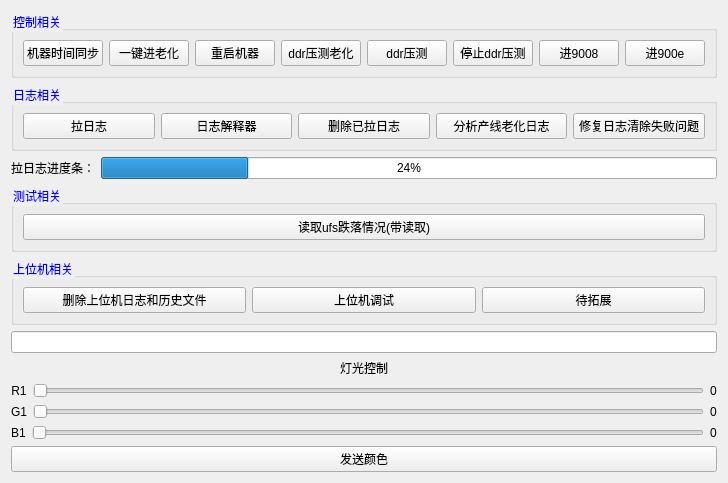
       <widget class="QWidget" name="tab_6">
        <attribute name="title">
         <string>🤖adb控制</string>
        </attribute>
        <layout class="QGridLayout" name="gridLayout_12">
         <item row="0" column="0">
          <widget class="QGroupBox" name="groupBox_adb_control">
           <property name="styleSheet">
            <string notr="true">QGroupBox::title { font-weight: bold; color:blue;}</string>
           </property>
           <property name="title">
            <string>控制相关</string>
           </property>
           <layout class="QHBoxLayout" name="horizontalLayout_3">
            <item>
             <widget class="QPushButton" name="pushButton_6">
              <property name="sizePolicy">
               <sizepolicy hsizetype="Minimum" vsizetype="Fixed">
                <horstretch>0</horstretch>
                <verstretch>0</verstretch>
               </sizepolicy>
              </property>
              <property name="text">
               <string>机器时间同步</string>
              </property>
             </widget>
            </item>
            <item>
             <widget class="QPushButton" name="pushButton_4">
              <property name="sizePolicy">
               <sizepolicy hsizetype="Minimum" vsizetype="Fixed">
                <horstretch>0</horstretch>
                <verstretch>0</verstretch>
               </sizepolicy>
              </property>
              <property name="text">
               <string>一键进老化</string>
              </property>
             </widget>
            </item>
            <item>
             <widget class="QPushButton" name="pushButton_15">
              <property name="text">
               <string>重启机器</string>
              </property>
             </widget>
            </item>
            <item>
             <widget class="QPushButton" name="pushButton_11">
              <property name="text">
               <string>ddr压测老化</string>
              </property>
             </widget>
            </item>
            <item>
             <widget class="QPushButton" name="pushButton_10">
              <property name="text">
               <string>ddr压测</string>
              </property>
             </widget>
            </item>
            <item>
             <widget class="QPushButton" name="pushButton_12">
              <property name="text">
               <string>停止ddr压测</string>
              </property>
             </widget>
            </item>
            <item>
             <widget class="QPushButton" name="pushButton_22">
              <property name="text">
               <string>进9008</string>
              </property>
             </widget>
            </item>
            <item>
             <widget class="QPushButton" name="pushButton_66">
              <property name="text">
               <string>进900e</string>
              </property>
             </widget>
            </item>
           </layout>
          </widget>
         </item>
         <item row="1" column="0">
          <widget class="QGroupBox" name="groupBox_adb_log">
           <property name="sizePolicy">
            <sizepolicy hsizetype="Minimum" vsizetype="Preferred">
             <horstretch>0</horstretch>
             <verstretch>0</verstretch>
            </sizepolicy>
           </property>
           <property name="styleSheet">
            <string notr="true">QGroupBox::title { font-weight: bold; color:blue;}</string>
           </property>
           <property name="title">
            <string>日志相关</string>
           </property>
           <layout class="QHBoxLayout" name="horizontalLayout_2">
            <item>
             <widget class="QPushButton" name="pushButton">
              <property name="sizePolicy">
               <sizepolicy hsizetype="Minimum" vsizetype="Fixed">
                <horstretch>0</horstretch>
                <verstretch>0</verstretch>
               </sizepolicy>
              </property>
              <property name="text">
               <string>拉日志</string>
              </property>
             </widget>
            </item>
            <item>
             <widget class="QPushButton" name="pushButton_5">
              <property name="sizePolicy">
               <sizepolicy hsizetype="Minimum" vsizetype="Fixed">
                <horstretch>0</horstretch>
                <verstretch>0</verstretch>
               </sizepolicy>
              </property>
              <property name="text">
               <string>日志解释器</string>
              </property>
             </widget>
            </item>
            <item>
             <widget class="QPushButton" name="pushButton_8">
              <property name="sizePolicy">
               <sizepolicy hsizetype="Minimum" vsizetype="Fixed">
                <horstretch>0</horstretch>
                <verstretch>0</verstretch>
               </sizepolicy>
              </property>
              <property name="text">
               <string>删除已拉日志</string>
              </property>
             </widget>
            </item>
            <item>
             <widget class="QPushButton" name="pushButton_2">
              <property name="sizePolicy">
               <sizepolicy hsizetype="Minimum" vsizetype="Fixed">
                <horstretch>0</horstretch>
                <verstretch>0</verstretch>
               </sizepolicy>
              </property>
              <property name="text">
               <string>分析产线老化日志</string>
              </property>
             </widget>
            </item>
            <item>
             <widget class="QPushButton" name="pushButton_3">
              <property name="sizePolicy">
               <sizepolicy hsizetype="Minimum" vsizetype="Fixed">
                <horstretch>0</horstretch>
                <verstretch>0</verstretch>
               </sizepolicy>
              </property>
              <property name="text">
               <string>修复日志清除失败问题</string>
              </property>
             </widget>
            </item>
           </layout>
          </widget>
         </item>
         <item row="2" column="0">
          <layout class="QHBoxLayout" name="horizontalLayout_14">
           <item>
            <widget class="QLabel" name="label_5">
             <property name="sizePolicy">
              <sizepolicy hsizetype="Preferred" vsizetype="Fixed">
               <horstretch>0</horstretch>
               <verstretch>0</verstretch>
              </sizepolicy>
             </property>
             <property name="text">
              <string>拉日志进度条：</string>
             </property>
            </widget>
           </item>
           <item>
            <widget class="QProgressBar" name="progressBar_3">
             <property name="sizePolicy">
              <sizepolicy hsizetype="Expanding" vsizetype="Fixed">
               <horstretch>0</horstretch>
               <verstretch>0</verstretch>
              </sizepolicy>
             </property>
             <property name="value">
              <number>24</number>
             </property>
            </widget>
           </item>
          </layout>
         </item>
         <item row="3" column="0">
          <widget class="QGroupBox" name="horizontalGroupBox_2">
           <property name="styleSheet">
            <string notr="true">QGroupBox::title { font-weight: bold; color:blue;}</string>
           </property>
           <property name="title">
            <string>测试相关</string>
           </property>
           <layout class="QHBoxLayout" name="horizontalLayout_7">
            <item>
             <widget class="QPushButton" name="pushButton_26">
              <property name="text">
               <string>读取ufs跌落情况(带读取)</string>
              </property>
             </widget>
            </item>
           </layout>
          </widget>
         </item>
         <item row="4" column="0">
          <widget class="QGroupBox" name="groupBox_adb_upperComputer">
           <property name="styleSheet">
            <string notr="true">QGroupBox::title { font-weight: bold; color:blue;}</string>
           </property>
           <property name="title">
            <string>上位机相关</string>
           </property>
           <layout class="QHBoxLayout" name="horizontalLayout_6">
            <item>
             <widget class="QPushButton" name="pushButton_24">
              <property name="text">
               <string>删除上位机日志和历史文件</string>
              </property>
             </widget>
            </item>
            <item>
             <widget class="QPushButton" name="pushButton_14">
              <property name="text">
               <string>上位机调试</string>
              </property>
             </widget>
            </item>
            <item>
             <widget class="QPushButton" name="pushButton_23">
              <property name="text">
               <string>待拓展</string>
              </property>
             </widget>
            </item>
           </layout>
          </widget>
         </item>
         <item row="5" column="0">
          <layout class="QVBoxLayout" name="verticalLayout_29">
           <item>
            <widget class="QLineEdit" name="light1">
             <property name="readOnly">
              <bool>true</bool>
             </property>
            </widget>
           </item>
           <item>
            <widget class="QLabel" name="label_58">
             <property name="text">
              <string>灯光控制</string>
             </property>
             <property name="alignment">
              <set>Qt::AlignCenter</set>
             </property>
            </widget>
           </item>
           <item>
            <layout class="QHBoxLayout" name="horizontalLayout_64">
             <item>
              <widget class="QLabel" name="label_55">
               <property name="text">
                <string>R1</string>
               </property>
               <property name="alignment">
                <set>Qt::AlignCenter</set>
               </property>
              </widget>
             </item>
             <item>
              <widget class="QSlider" name="R1">
               <property name="mouseTracking">
                <bool>false</bool>
               </property>
               <property name="tabletTracking">
                <bool>false</bool>
               </property>
               <property name="contextMenuPolicy">
                <enum>Qt::DefaultContextMenu</enum>
               </property>
               <property name="layoutDirection">
                <enum>Qt::LeftToRight</enum>
               </property>
               <property name="maximum">
                <number>255</number>
               </property>
               <property name="orientation">
                <enum>Qt::Horizontal</enum>
               </property>
               <property name="invertedAppearance">
                <bool>false</bool>
               </property>
               <property name="tickPosition">
                <enum>QSlider::NoTicks</enum>
               </property>
              </widget>
             </item>
             <item>
              <widget class="QLabel" name="label_46">
               <property name="text">
                <string>0</string>
               </property>
              </widget>
             </item>
            </layout>
           </item>
           <item>
            <layout class="QHBoxLayout" name="horizontalLayout_65">
             <item>
              <widget class="QLabel" name="label_56">
               <property name="text">
                <string>G1</string>
               </property>
               <property name="alignment">
                <set>Qt::AlignCenter</set>
               </property>
              </widget>
             </item>
             <item>
              <widget class="QSlider" name="G1">
               <property name="maximum">
                <number>255</number>
               </property>
               <property name="orientation">
                <enum>Qt::Horizontal</enum>
               </property>
              </widget>
             </item>
             <item>
              <widget class="QLabel" name="label_47">
               <property name="text">
                <string>0</string>
               </property>
              </widget>
             </item>
            </layout>
           </item>
           <item>
            <layout class="QHBoxLayout" name="horizontalLayout_66">
             <item>
              <widget class="QLabel" name="label_57">
               <property name="text">
                <string>B1</string>
               </property>
               <property name="alignment">
                <set>Qt::AlignCenter</set>
               </property>
              </widget>
             </item>
             <item>
              <widget class="QSlider" name="B1">
               <property name="maximum">
                <number>255</number>
               </property>
               <property name="orientation">
                <enum>Qt::Horizontal</enum>
               </property>
              </widget>
             </item>
             <item>
              <widget class="QLabel" name="label_48">
               <property name="text">
                <string>0</string>
               </property>
              </widget>
             </item>
            </layout>
           </item>
           <item>
            <widget class="QPushButton" name="pushButton_45">
             <property name="text">
              <string>发送颜色</string>
             </property>
            </widget>
           </item>
          </layout>
         </item>
        </layout>
       </widget>
